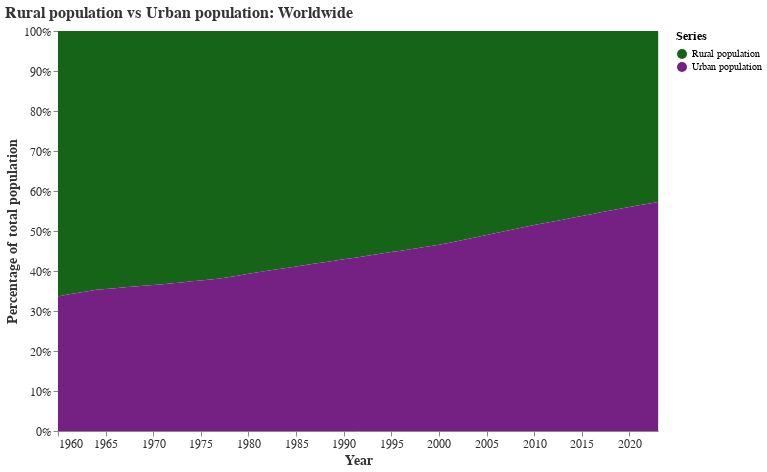

The notebook cell saved with this chart:
### Markdown cell above
6. Area

### Code cell
def area_pop(series1, series2):
    world_bank = world_bank_complete()
    
    #Data adjusted for chart
    world_bank = world_bank[(world_bank['Series'].isin([series1, series2])) &
                            (world_bank['Region'] != 'Aggregated data')]
    world_bank = world_bank.dropna(subset=['Value'])
    world_bank = world_bank.groupby(['Year', 'Series'], as_index=False)['Value'].sum()

    #Area chart
    area = alt.Chart(world_bank).mark_area().encode(
            x="Year:T",
            y=alt.Y("Value:Q",stack="normalize", title = 'Percentage of total population'),
            color="Series:O"
        ).properties(title = f'{series1} vs {series2}: Worldwide')
    area.display()

area_pop('Rural population','Urban population')

### Figure 1 — Vega specification as saved in the notebook (floating-point values rounded to 4 significant figures)
{"$schema": "https://vega.github.io/schema/vega/v5.json", "data": [{"name": "source_0", "values": [{"Series": "Rural population", "Value": 2005000000.0, "Year": "1960-01-01T00:00:00.000", "Value_start": 0.3361, "Value_end": 1.0}, {"Series": "Urban population", "Value": 1015000000.0, "Year": "1960-01-01T00:00:00.000", "Value_start": 0.0, "Value_end": 0.3361}, {"Series": "Rural population", "Value": 2017000000.0, "Year": "1961-01-01T00:00:00.000", "Value_start": 0.341, "Value_end": 1.0}, {"Series": "Urban population", "Value": 1044000000.0, "Year": "1961-01-01T00:00:00.000", "Value_start": 0.0, "Value_end": 0.341}, {"Series": "Rural population", "Value": 2039000000.0, "Year": "1962-01-01T00:00:00.000", "Value_start": 0.3453, "Value_end": 1.0}, {"Series": "Urban population", "Value": 1075000000.0, "Year": "1962-01-01T00:00:00.000", "Value_start": 0.0, "Value_end": 0.3453}, {"Series": "Rural population", "Value": 2070000000.0, "Year": "1963-01-01T00:00:00.000", "Value_start": 0.3491, "Value_end": 1.0}, {"Series": "Urban population", "Value": 1110000000.0, "Year": "1963-01-01T00:00:00.000", "Value_start": 0.0, "Value_end": 0.3491}, {"Series": "Rural population", "Value": 2101000000.0, "Year": "1964-01-01T00:00:00.000", "Value_start": 0.3529, "Value_end": 1.0}, {"Series": "Urban population", "Value": 1146000000.0, "Year": "1964-01-01T00:00:00.000", "Value_start": 0.0, "Value_end": 0.3529}, {"Series": "Rural population", "Value": 2138000000.0, "Year": "1965-01-01T00:00:00.000", "Value_start": 0.3551, "Value_end": 1.0}, {"Series": "Urban population", "Value": 1177000000.0, "Year": "1965-01-01T00:00:00.000", "Value_start": 0.0, "Value_end": 0.3551}, {"Series": "Rural population", "Value": 2176000000.0, "Year": "1966-01-01T00:00:00.000", "Value_start": 0.357, "Value_end": 1.0}, {"Series": "Urban population", "Value": 1208000000.0, "Year": "1966-01-01T00:00:00.000", "Value_start": 0.0, "Value_end": 0.357}, {"Series": "Rural population", "Value": 2214000000.0, "Year": "1967-01-01T00:00:00.000", "Value_start": 0.3592, "Value_end": 1.0}, {"Series": "Urban population", "Value": 1241000000.0, "Year": "1967-01-01T00:00:00.000", "Value_start": 0.0, "Value_end": 0.3592}, {"Series": "Rural population", "Value": 2252000000.0, "Year": "1968-01-01T00:00:00.000", "Value_start": 0.3612, "Value_end": 1.0}, {"Series": "Urban population", "Value": 1273000000.0, "Year": "1968-01-01T00:00:00.000", "Value_start": 0.0, "Value_end": 0.3612}, {"Series": "Rural population", "Value": 2292000000.0, "Year": "1969-01-01T00:00:00.000", "Value_start": 0.3632, "Value_end": 1.0}, {"Series": "Urban population", "Value": 1307000000.0, "Year": "1969-01-01T00:00:00.000", "Value_start": 0.0, "Value_end": 0.3632}, {"Series": "Rural population", "Value": 2333000000.0, "Year": "1970-01-01T00:00:00.000", "Value_start": 0.3651, "Value_end": 1.0}, {"Series": "Urban population", "Value": 1341000000.0, "Year": "1970-01-01T00:00:00.000", "Value_start": 0.0, "Value_end": 0.3651}, {"Series": "Rural population", "Value": 2375000000.0, "Year": "1971-01-01T00:00:00.000", "Value_start": 0.3671, "Value_end": 1.0}, {"Series": "Urban population", "Value": 1377000000.0, "Year": "1971-01-01T00:00:00.000", "Value_start": 0.0, "Value_end": 0.3671}, {"Series": "Rural population", "Value": 2414000000.0, "Year": "1972-01-01T00:00:00.000", "Value_start": 0.3692, "Value_end": 1.0}, {"Series": "Urban population", "Value": 1413000000.0, "Year": "1972-01-01T00:00:00.000", "Value_start": 0.0, "Value_end": 0.3692}, {"Series": "Rural population", "Value": 2453000000.0, "Year": "1973-01-01T00:00:00.000", "Value_start": 0.3715, "Value_end": 1.0}, {"Series": "Urban population", "Value": 1450000000.0, "Year": "1973-01-01T00:00:00.000", "Value_start": 0.0, "Value_end": 0.3715}, {"Series": "Rural population", "Value": 2490000000.0, "Year": "1974-01-01T00:00:00.000", "Value_start": 0.3741, "Value_end": 1.0}, {"Series": "Urban population", "Value": 1489000000.0, "Year": "1974-01-01T00:00:00.000", "Value_start": 0.0, "Value_end": 0.3741}, {"Series": "Rural population", "Value": 2527000000.0, "Year": "1975-01-01T00:00:00.000", "Value_start": 0.3764, "Value_end": 1.0}, {"Series": "Urban population", "Value": 1525000000.0, "Year": "1975-01-01T00:00:00.000", "Value_start": 0.0, "Value_end": 0.3764}, {"Series": "Rural population", "Value": 2562000000.0, "Year": "1976-01-01T00:00:00.000", "Value_start": 0.379, "Value_end": 1.0}, {"Series": "Urban population", "Value": 1563000000.0, "Year": "1976-01-01T00:00:00.000", "Value_start": 0.0, "Value_end": 0.379}, {"Series": "Rural population", "Value": 2596000000.0, "Year": "1977-01-01T00:00:00.000", "Value_start": 0.3816, "Value_end": 1.0}, {"Series": "Urban population", "Value": 1602000000.0, "Year": "1977-01-01T00:00:00.000", "Value_start": 0.0, "Value_end": 0.3816}, {"Series": "Rural population", "Value": 2627000000.0, "Year": "1978-01-01T00:00:00.000", "Value_start": 0.3849, "Value_end": 1.0}, {"Series": "Urban population", "Value": 1644000000.0, "Year": "1978-01-01T00:00:00.000", "Value_start": 0.0, "Value_end": 0.3849}, {"Series": "Rural population", "Value": 2657000000.0, "Year": "1979-01-01T00:00:00.000", "Value_start": 0.3888, "Value_end": 1.0}, {"Series": "Urban population", "Value": 1690000000.0, "Year": "1979-01-01T00:00:00.000", "Value_start": 0.0, "Value_end": 0.3888}, {"Series": "Rural population", "Value": 2685000000.0, "Year": "1980-01-01T00:00:00.000", "Value_start": 0.3929, "Value_end": 1.0}, {"Series": "Urban population", "Value": 1738000000.0, "Year": "1980-01-01T00:00:00.000", "Value_start": 0.0, "Value_end": 0.3929}, {"Series": "Rural population", "Value": 2714000000.0, "Year": "1981-01-01T00:00:00.000", "Value_start": 0.3971, "Value_end": 1.0}, {"Series": "Urban population", "Value": 1788000000.0, "Year": "1981-01-01T00:00:00.000", "Value_start": 0.0, "Value_end": 0.3971}, {"Series": "Rural population", "Value": 2746000000.0, "Year": "1982-01-01T00:00:00.000", "Value_start": 0.4008, "Value_end": 1.0}, {"Series": "Urban population", "Value": 1837000000.0, "Year": "1982-01-01T00:00:00.000", "Value_start": 0.0, "Value_end": 0.4008}, {"Series": "Rural population", "Value": 2779000000.0, "Year": "1983-01-01T00:00:00.000", "Value_start": 0.4042, "Value_end": 1.0}, {"Series": "Urban population", "Value": 1886000000.0, "Year": "1983-01-01T00:00:00.000", "Value_start": 0.0, "Value_end": 0.4042}, {"Series": "Rural population", "Value": 2811000000.0, "Year": "1984-01-01T00:00:00.000", "Value_start": 0.4077, "Value_end": 1.0}, {"Series": "Urban population", "Value": 1935000000.0, "Year": "1984-01-01T00:00:00.000", "Value_start": 0.0, "Value_end": 0.4077}, {"Series": "Rural population", "Value": 2843000000.0, "Year": "1985-01-01T00:00:00.000", "Value_start": 0.4112, "Value_end": 1.0}, {"Series": "Urban population", "Value": 1986000000.0, "Year": "1985-01-01T00:00:00.000", "Value_start": 0.0, "Value_end": 0.4112}, {"Series": "Rural population", "Value": 2876000000.0, "Year": "1986-01-01T00:00:00.000", "Value_start": 0.4148, "Value_end": 1.0}, {"Series": "Urban population", "Value": 2039000000.0, "Year": "1986-01-01T00:00:00.000", "Value_start": 0.0, "Value_end": 0.4148}, {"Series": "Rural population", "Value": 2909000000.0, "Year": "1987-01-01T00:00:00.000", "Value_start": 0.4185, "Value_end": 1.0}, {"Series": "Urban population", "Value": 2093000000.0, "Year": "1987-01-01T00:00:00.000", "Value_start": 0.0, "Value_end": 0.4185}, {"Series": "Rural population", "Value": 2943000000.0, "Year": "1988-01-01T00:00:00.000", "Value_start": 0.4221, "Value_end": 1.0}, {"Series": "Urban population", "Value": 2149000000.0, "Year": "1988-01-01T00:00:00.000", "Value_start": 0.0, "Value_end": 0.4221}, {"Series": "Rural population", "Value": 2976000000.0, "Year": "1989-01-01T00:00:00.000", "Value_start": 0.4256, "Value_end": 1.0}, {"Series": "Urban population", "Value": 2205000000.0, "Year": "1989-01-01T00:00:00.000", "Value_start": 0.0, "Value_end": 0.4256}, {"Series": "Rural population", "Value": 3009000000.0, "Year": "1990-01-01T00:00:00.000", "Value_start": 0.4291, "Value_end": 1.0}, {"Series": "Urban population", "Value": 2262000000.0, "Year": "1990-01-01T00:00:00.000", "Value_start": 0.0, "Value_end": 0.4291}, {"Series": "Rural population", "Value": 3040000000.0, "Year": "1991-01-01T00:00:00.000", "Value_start": 0.4328, "Value_end": 1.0}, {"Series": "Urban population", "Value": 2320000000.0, "Year": "1991-01-01T00:00:00.000", "Value_start": 0.0, "Value_end": 0.4328}, {"Series": "Rural population", "Value": 3070000000.0, "Year": "1992-01-01T00:00:00.000", "Value_start": 0.4365, "Value_end": 1.0}, {"Series": "Urban population", "Value": 2378000000.0, "Year": "1992-01-01T00:00:00.000", "Value_start": 0.0, "Value_end": 0.4365}, {"Series": "Rural population", "Value": 3099000000.0, "Year": "1993-01-01T00:00:00.000", "Value_start": 0.4401, "Value_end": 1.0}, {"Series": "Urban population", "Value": 2435000000.0, "Year": "1993-01-01T00:00:00.000", "Value_start": 0.0, "Value_end": 0.4401}, {"Series": "Rural population", "Value": 3126000000.0, "Year": "1994-01-01T00:00:00.000", "Value_start": 0.4437, "Value_end": 1.0}, {"Series": "Urban population", "Value": 2493000000.0, "Year": "1994-01-01T00:00:00.000", "Value_start": 0.0, "Value_end": 0.4437}, {"Series": "Rural population", "Value": 3152000000.0, "Year": "1995-01-01T00:00:00.000", "Value_start": 0.4473, "Value_end": 1.0}, {"Series": "Urban population", "Value": 2551000000.0, "Year": "1995-01-01T00:00:00.000", "Value_start": 0.0, "Value_end": 0.4473}, {"Series": "Rural population", "Value": 3178000000.0, "Year": "1996-01-01T00:00:00.000", "Value_start": 0.4509, "Value_end": 1.0}, {"Series": "Urban population", "Value": 2610000000.0, "Year": "1996-01-01T00:00:00.000", "Value_start": 0.0, "Value_end": 0.4509}, {"Series": "Rural population", "Value": 3203000000.0, "Year": "1997-01-01T00:00:00.000", "Value_start": 0.4545, "Value_end": 1.0}, {"Series": "Urban population", "Value": 2669000000.0, "Year": "1997-01-01T00:00:00.000", "Value_start": 0.0, "Value_end": 0.4545}, {"Series": "Rural population", "Value": 3227000000.0, "Year": "1998-01-01T00:00:00.000", "Value_start": 0.4582, "Value_end": 1.0}, {"Series": "Urban population", "Value": 2729000000.0, "Year": "1998-01-01T00:00:00.000", "Value_start": 0.0, "Value_end": 0.4582}, {"Series": "Rural population", "Value": 3249000000.0, "Year": "1999-01-01T00:00:00.000", "Value_start": 0.4619, "Value_end": 1.0}, {"Series": "Urban population", "Value": 2789000000.0, "Year": "1999-01-01T00:00:00.000", "Value_start": 0.0, "Value_end": 0.4619}, {"Series": "Rural population", "Value": 3270000000.0, "Year": "2000-01-01T00:00:00.000", "Value_start": 0.4657, "Value_end": 1.0}, {"Series": "Urban population", "Value": 2851000000.0, "Year": "2000-01-01T00:00:00.000", "Value_start": 0.0, "Value_end": 0.4657}, {"Series": "Rural population", "Value": 3286000000.0, "Year": "2001-01-01T00:00:00.000", "Value_start": 0.4702, "Value_end": 1.0}, {"Series": "Urban population", "Value": 2916000000.0, "Year": "2001-01-01T00:00:00.000", "Value_start": 0.0, "Value_end": 0.4702}, {"Series": "Rural population", "Value": 3298000000.0, "Year": "2002-01-01T00:00:00.000", "Value_start": 0.4751, "Value_end": 1.0}, {"Series": "Urban population", "Value": 2985000000.0, "Year": "2002-01-01T00:00:00.000", "Value_start": 0.0, "Value_end": 0.4751}, {"Series": "Rural population", "Value": 3310000000.0, "Year": "2003-01-01T00:00:00.000", "Value_start": 0.48, "Value_end": 1.0}, {"Series": "Urban population", "Value": 3055000000.0, "Year": "2003-01-01T00:00:00.000", "Value_start": 0.0, "Value_end": 0.48}, {"Series": "Rural population", "Value": 3320000000.0, "Year": "2004-01-01T00:00:00.000", "Value_start": 0.485, "Value_end": 1.0}, {"Series": "Urban population", "Value": 3127000000.0, "Year": "2004-01-01T00:00:00.000", "Value_start": 0.0, "Value_end": 0.485}, {"Series": "Rural population", "Value": 3329000000.0, "Year": "2005-01-01T00:00:00.000", "Value_start": 0.4901, "Value_end": 1.0}, {"Series": "Urban population", "Value": 3199000000.0, "Year": "2005-01-01T00:00:00.000", "Value_start": 0.0, "Value_end": 0.4901}, {"Series": "Rural population", "Value": 3338000000.0, "Year": "2006-01-01T00:00:00.000", "Value_start": 0.4951, "Value_end": 1.0}, {"Series": "Urban population", "Value": 3273000000.0, "Year": "2006-01-01T00:00:00.000", "Value_start": 0.0, "Value_end": 0.4951}, {"Series": "Rural population", "Value": 3346000000.0, "Year": "2007-01-01T00:00:00.000", "Value_start": 0.5, "Value_end": 1.0}, {"Series": "Urban population", "Value": 3347000000.0, "Year": "2007-01-01T00:00:00.000", "Value_start": 0.0, "Value_end": 0.5}, {"Series": "Rural population", "Value": 3354000000.0, "Year": "2008-01-01T00:00:00.000", "Value_start": 0.5051, "Value_end": 1.0}, {"Series": "Urban population", "Value": 3423000000.0, "Year": "2008-01-01T00:00:00.000", "Value_start": 0.0, "Value_end": 0.5051}, {"Series": "Rural population", "Value": 3361000000.0, "Year": "2009-01-01T00:00:00.000", "Value_start": 0.5101, "Value_end": 1.0}, {"Series": "Urban population", "Value": 3500000000.0, "Year": "2009-01-01T00:00:00.000", "Value_start": 0.0, "Value_end": 0.5101}, {"Series": "Rural population", "Value": 3368000000.0, "Year": "2010-01-01T00:00:00.000", "Value_start": 0.515, "Value_end": 1.0}, {"Series": "Urban population", "Value": 3577000000.0, "Year": "2010-01-01T00:00:00.000", "Value_start": 0.0, "Value_end": 0.515}, {"Series": "Rural population", "Value": 3378000000.0, "Year": "2011-01-01T00:00:00.000", "Value_start": 0.5195, "Value_end": 1.0}, {"Series": "Urban population", "Value": 3651000000.0, "Year": "2011-01-01T00:00:00.000", "Value_start": 0.0, "Value_end": 0.5195}, {"Series": "Rural population", "Value": 3388000000.0, "Year": "2012-01-01T00:00:00.000", "Value_start": 0.5239, "Value_end": 1.0}, {"Series": "Urban population", "Value": 3728000000.0, "Year": "2012-01-01T00:00:00.000", "Value_start": 0.0, "Value_end": 0.5239}, {"Series": "Rural population", "Value": 3398000000.0, "Year": "2013-01-01T00:00:00.000", "Value_start": 0.5283, "Value_end": 1.0}, {"Series": "Urban population", "Value": 3806000000.0, "Year": "2013-01-01T00:00:00.000", "Value_start": 0.0, "Value_end": 0.5283}, {"Series": "Rural population", "Value": 3406000000.0, "Year": "2014-01-01T00:00:00.000", "Value_start": 0.5329, "Value_end": 1.0}, {"Series": "Urban population", "Value": 3886000000.0, "Year": "2014-01-01T00:00:00.000", "Value_start": 0.0, "Value_end": 0.5329}, {"Series": "Rural population", "Value": 3412000000.0, "Year": "2015-01-01T00:00:00.000", "Value_start": 0.5375, "Value_end": 1.0}, {"Series": "Urban population", "Value": 3966000000.0, "Year": "2015-01-01T00:00:00.000", "Value_start": 0.0, "Value_end": 0.5375}, {"Series": "Rural population", "Value": 3418000000.0, "Year": "2016-01-01T00:00:00.000", "Value_start": 0.5421, "Value_end": 1.0}, {"Series": "Urban population", "Value": 4047000000.0, "Year": "2016-01-01T00:00:00.000", "Value_start": 0.0, "Value_end": 0.5421}, {"Series": "Rural population", "Value": 3423000000.0, "Year": "2017-01-01T00:00:00.000", "Value_start": 0.5467, "Value_end": 1.0}, {"Series": "Urban population", "Value": 4128000000.0, "Year": "2017-01-01T00:00:00.000", "Value_start": 0.0, "Value_end": 0.5467}, {"Series": "Rural population", "Value": 3427000000.0, "Year": "2018-01-01T00:00:00.000", "Value_start": 0.5512, "Value_end": 1.0}, {"Series": "Urban population", "Value": 4209000000.0, "Year": "2018-01-01T00:00:00.000", "Value_start": 0.0, "Value_end": 0.5512}, {"Series": "Rural population", "Value": 3430000000.0, "Year": "2019-01-01T00:00:00.000", "Value_start": 0.5556, "Value_end": 1.0}, {"Series": "Urban population", "Value": 4288000000.0, "Year": "2019-01-01T00:00:00.000", "Value_start": 0.0, "Value_end": 0.5556}, {"Series": "Rural population", "Value": 3431000000.0, "Year": "2020-01-01T00:00:00.000", "Value_start": 0.56, "Value_end": 1.0}, {"Series": "Urban population", "Value": 4365000000.0, "Year": "2020-01-01T00:00:00.000", "Value_start": 0.0, "Value_end": 0.56}, {"Series": "Rural population", "Value": 3428000000.0, "Year": "2021-01-01T00:00:00.000", "Value_start": 0.5641, "Value_end": 1.0}, {"Series": "Urban population", "Value": 4436000000.0, "Year": "2021-01-01T00:00:00.000", "Value_start": 0.0, "Value_end": 0.5641}, {"Series": "Rural population", "Value": 3421000000.0, "Year": "2022-01-01T00:00:00.000", "Value_start": 0.5684, "Value_end": 1.0}, {"Series": "Urban population", "Value": 4505000000.0, "Year": "2022-01-01T00:00:00.000", "Value_start": 0.0, "Value_end": 0.5684}, {"Series": "Rural population", "Value": 3418000000.0, "Year": "2023-01-01T00:00:00.000", "Value_start": 0.5727, "Value_end": 1.0}, {"Series": "Urban population", "Value": 4582000000.0, "Year": "2023-01-01T00:00:00.000", "Value_start": 0.0, "Value_end": 0.5727}], "transform": [{"type": "formula", "expr": "toDate(datum['Year'])", "as": "Year"}]}, {"name": "source_0_color_domain_Series", "values": [{"Series": "Rural population"}, {"Series": "Urban population"}]}], "marks": [{"type": "group", "name": "pathgroup", "from": {"facet": {"data": "source_0", "name": "faceted_path_main", "groupby": ["Series"]}}, "encode": {"update": {"width": {"field": {"signal": null, "datum": null, "group": "width", "parent": null}}, "height": {"field": {"signal": null, "datum": null, "group": "height", "parent": null}}}}, "marks": [{"type": "area", "name": "marks", "from": {"data": "faceted_path_main"}, "sort": {"field": "x"}, "encode": {"update": {"x": {"field": "Year", "scale": "x"}, "defined": {"signal": "isValid(datum[\"Year\"]) && isFinite(+datum[\"Year\"]) && isValid(datum[\"Value\"]) && isFinite(+datum[\"Value\"])"}, "y": {"field": "Value_end", "scale": "y"}, "orient": {"value": "vertical"}, "fill": {"field": "Series", "scale": "color"}, "y2": {"field": "Value_start", "scale": "y"}}}, "style": ["area"]}]}], "scales": [{"name": "x", "type": "time", "domain": {"data": "source_0", "field": "Year"}, "range": [0, {"signal": "width"}]}, {"name": "y", "type": "linear", "domain": [0, 1], "range": [{"signal": "height"}, 0], "zero": true, "nice": true}, {"name": "color", "type": "ordinal", "domain": {"data": "source_0_color_domain_Series", "field": "Series", "sort": true}, "range": "ordinal", "interpolate": "hcl"}], "axes": [{"scale": "x", "domain": false, "aria": false, "orient": "bottom", "gridScale": "y", "tickCount": {"signal": "ceil(width/40)"}, "zindex": 0, "labels": false, "minExtent": 0, "ticks": false, "grid": true, "maxExtent": 0}, {"scale": "y", "grid": true, "domain": false, "orient": "left", "labels": false, "aria": false, "tickCount": {"signal": "ceil(height/40)"}, "maxExtent": 0, "ticks": false, "zindex": 0, "minExtent": 0, "gridScale": "x"}, {"scale": "x", "grid": false, "labelFlush": true, "orient": "bottom", "labelOverlap": true, "tickCount": {"signal": "ceil(width/40)"}, "zindex": 0, "title": "Year"}, {"scale": "y", "zindex": 0, "orient": "left", "title": "Percentage of total population", "grid": false, "labelOverlap": true, "format": ".0%", "tickCount": {"signal": "ceil(height/40)"}}], "title": {"text": "Rural population vs Urban population: Worldwide", "anchor": "start"}, "style": "cell", "height": 400, "legends": [{"fill": "color", "symbolType": "circle", "title": "Series"}], "config": {"range": {"category": ["#742183", "#166417", "#f8c7cc", "#edae49", "#81a684", "#113447", "#AACEBE", "#c6e2e9", "#2c8c99", "#73eedc"], "diverging": {"scheme": "purplegreen"}, "heatmap": {"scheme": "purplegreen"}, "ordinal": ["#166417", "#742183"]}, "axis": {"labelFontSize": 12, "titleFontSize": 14, "labelFont": "Arial", "titleFont": "Arial", "labelColor": "#333333", "titleColor": "#333333"}, "legend": {"labelFontSize": 10, "titleFontSize": 12, "labelFont": "Arial", "titleFont": "Arial"}, "style": {"cell": {"width": 600, "height": 400}, "group-title": {"fontSize": 16, "font": "Helvetica", "fill": "#333333"}}}, "padding": 5, "background": "white", "width": 600}
